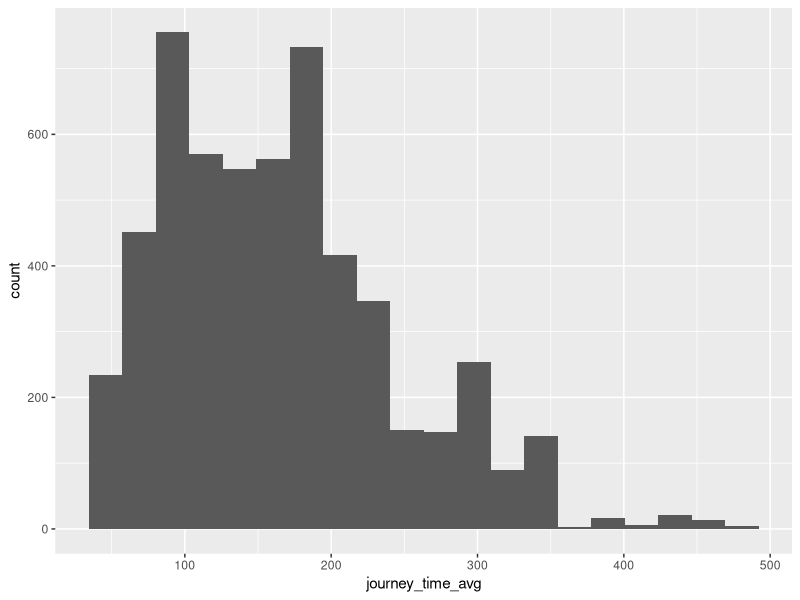
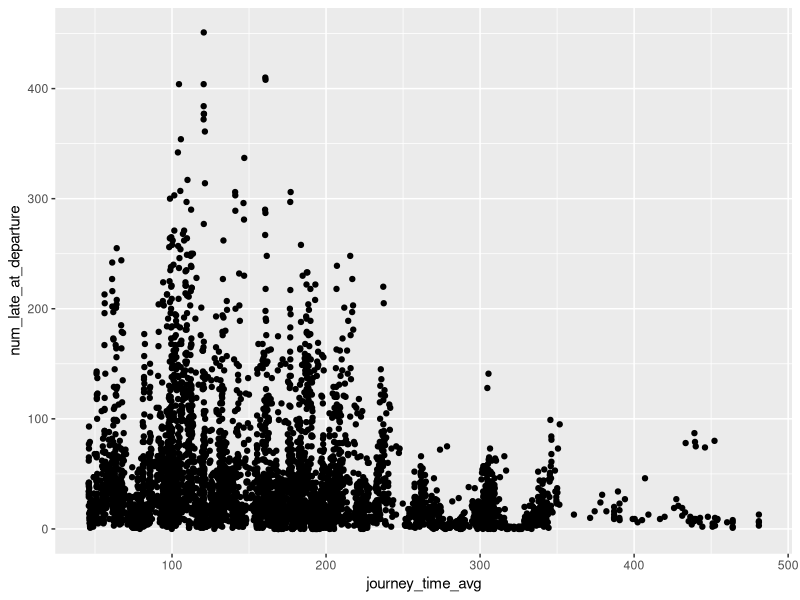
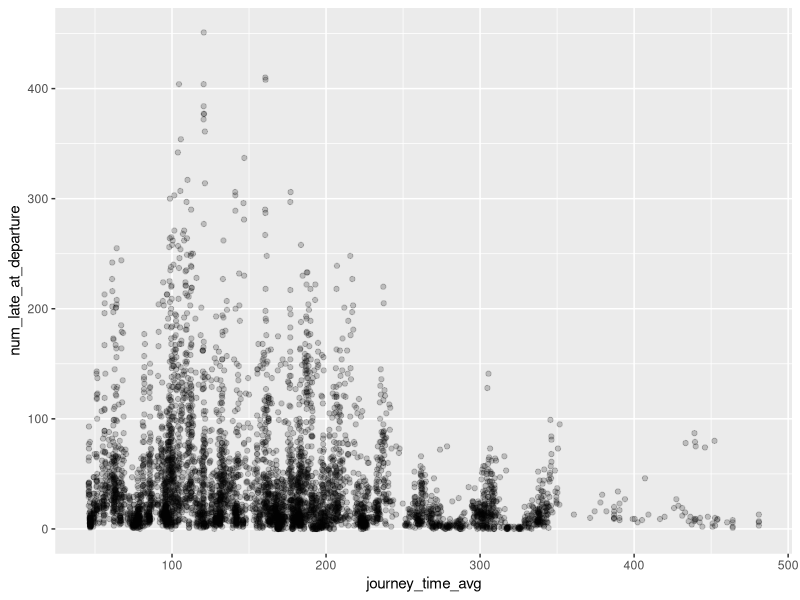
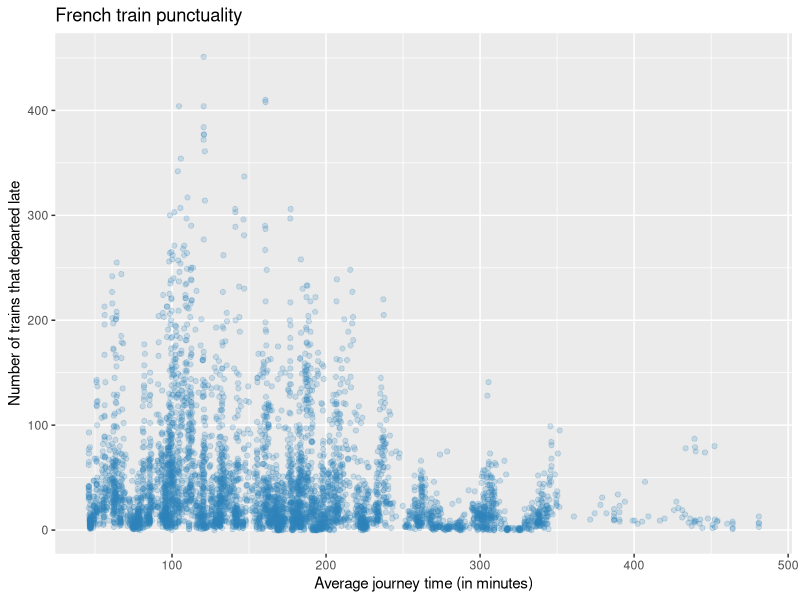
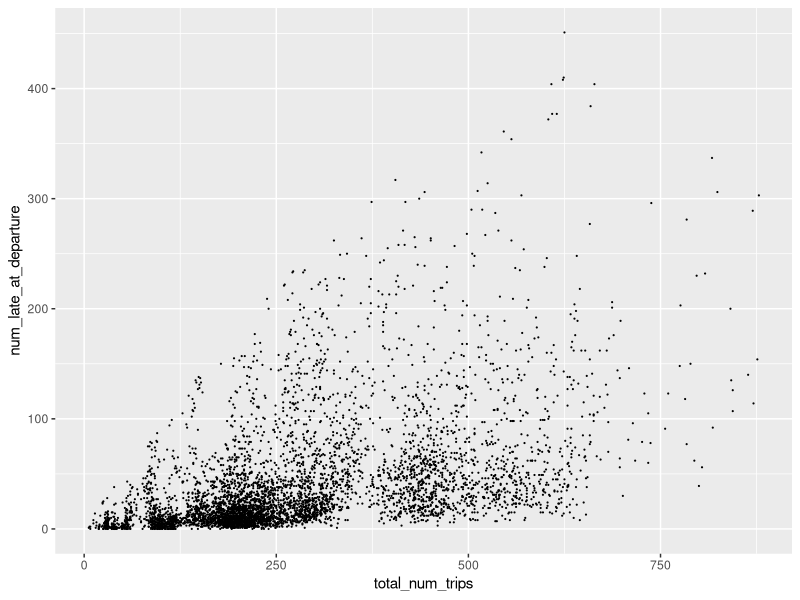
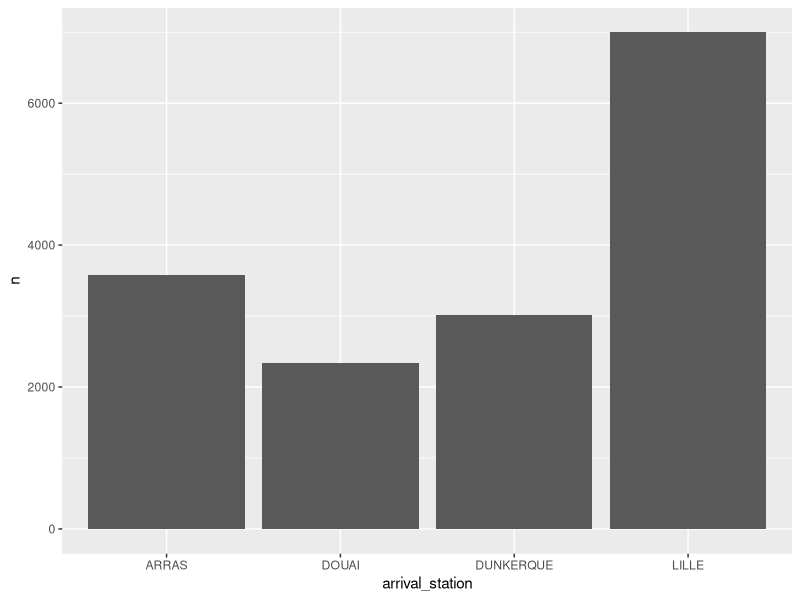
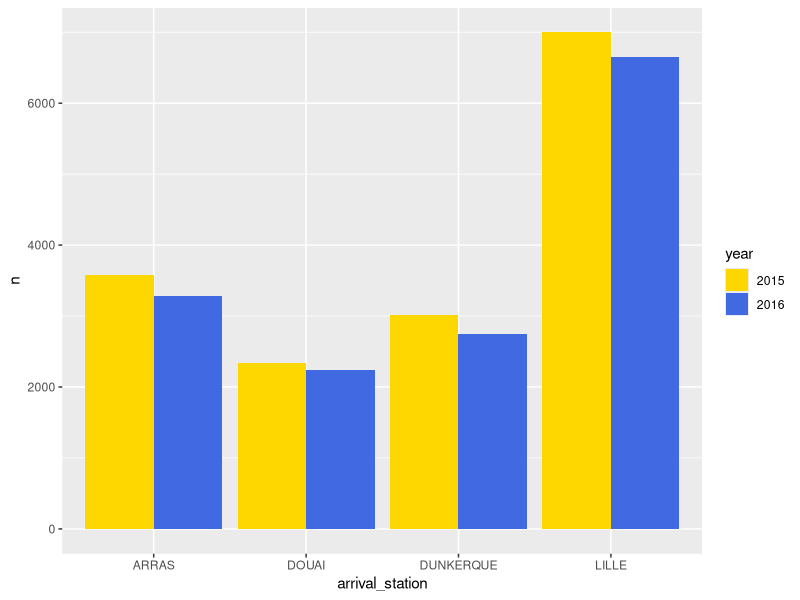
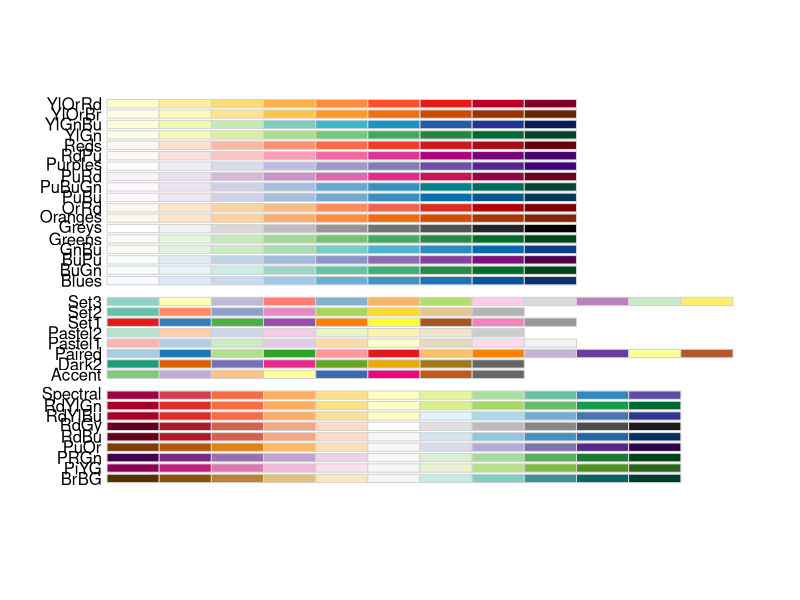

Generate these figures, in order, with R:
## ---- chunk 1
knitr::opts_chunk$set(echo = TRUE)
## ---- chunk 2
library(tidyverse)
library(RColorBrewer)
## ---- chunk 3
trains_df <- read_csv("french_trains.csv")
trains_df
## ---- chunk 4
head(trains_df)
tail(trains_df)
## ---- chunk 5
ggplot(trains_df, aes(x = journey_time_avg)) +
  geom_histogram(bins = 20)
## ---- chunk 6
trains_df |> 
  ggplot(aes(x = journey_time_avg, y = num_late_at_departure)) +
  geom_point()
## ---- chunk 7
trains_df |> 
  ggplot(aes(x = journey_time_avg, y = num_late_at_departure)) +
  geom_point(alpha = 0.2)
## ---- chunk 8
trains_df |> 
  ggplot(aes(x = journey_time_avg, y = num_late_at_departure)) +
  geom_point(alpha = 0.2, colour = "#3182bd") +
  labs(
    title = "French train punctuality",
    x = "Average journey time (in minutes)",
    y = "Number of trains that departed late"
  )
## ---- chunk 9
trains_df |> 
  ggplot(aes(x = total_num_trips, y = num_late_at_departure)) +
  geom_point(size = 0.1)
## ---- chunk 10
trains_df |> 
  filter(departure_station == "PARIS NORD",
         year == 2015) |> 
  group_by(arrival_station) |> 
  summarise(n = sum(total_num_trips)) |> 
  ggplot(aes(x = arrival_station, y = n)) +
  geom_bar(stat = "identity")
## ---- chunk 11
paris_1516_plot <- trains_df |> 
  filter(departure_station == "PARIS NORD", 
         year %in% c(2015, 2016)) |>
  mutate(year = as.factor(year)) |> 
  group_by(year, arrival_station) |> 
  summarise(n = sum(total_num_trips), .groups = "drop") |> 
  ggplot(aes(x = arrival_station, y = n, fill = year)) +
  geom_bar(stat = "identity", position = "dodge")
## ---- chunk 12
paris_1516_plot +
  scale_fill_manual(values = c("2015" = "gold", "2016" = "royalblue"))
## ---- chunk 13
display.brewer.all()
## ---- chunk 14
paris_1516_plot +
  scale_fill_brewer(palette = "Accent")
## ---- chunk 15
trains_df |> 
  filter(departure_station == "NANTES",
         year == 2018) |> 
  group_by(arrival_station) |> 
  summarise(n = sum(total_num_trips)) |> 
  ggplot(aes(x = arrival_station, y = n, fill = arrival_station)) +
  geom_bar(stat = "identity") +
  scale_fill_brewer(palette = "Paired") 
## ---- chunk 16
trains_df <- trains_df |> 
  mutate(date = paste(year, month, "1", sep = "-"),
         date = ymd(date))
## ---- chunk 17
trains_df |> 
  filter(departure_station == "PARIS MONTPARNASSE",
         arrival_station == "BREST") |> 
  ggplot(aes(x = date, y = total_num_trips)) +
  geom_line()
## ---- chunk 18
cities <- c("RENNES", "BREST", "QUIMPER")

brittany_plot <- trains_df |> 
  filter(departure_station == "PARIS MONTPARNASSE",
         arrival_station %in% cities) |> 
  ggplot(aes(x = date, y = total_num_trips, colour = arrival_station)) +
  geom_line()
## ---- chunk 19
brittany_plot <- brittany_plot +
  scale_x_date(date_labels = "%b %Y", date_breaks = "4 months")
## ---- chunk 20
brittany_plot +
  theme_minimal()
## ---- chunk 21
ggsave(filename = "brittany.png", plot = brittany_plot)
